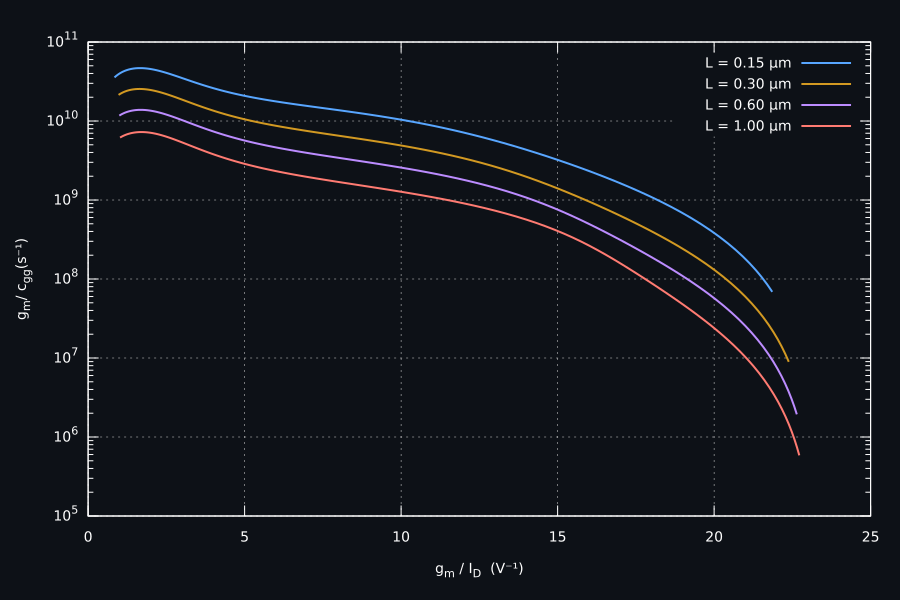

Write gnuplot code to recreate this figure.

set terminal svg size 900,600 enhanced font "DejaVu Sans,14"  background rgb "#0d1117"
set output "gm_cgg_vs_gm_id.svg"

set border lc rgb "#ffffff"
set tics textcolor rgb "#ffffff"
set xlabel "g_m / I_D  (V⁻¹)" textcolor rgb "#ffffff"
set ylabel "g_m / c_{gg} (s⁻¹)" textcolor rgb "#ffffff"

set grid lc rgb "#dddddd" lw 0.5
set logscale y
set format y "10^{%T}"

set lmargin 9
set rmargin 3
set tmargin 2
set bmargin 4
set key right top textcolor "#ffffff"

plot \
    "pmos_l0p35_tt.dat"  using 5:8 with lines lw 2 lc rgb "#58a6ff" title "L = 0.15 µm", \
    "pmos_l0p5_tt.dat"  using 5:8 with lines lw 2 lc rgb "#d29922" title "L = 0.30 µm", \
    "pmos_l0p7_tt.dat"  using 5:8 with lines lw 2 lc rgb "#bc8cff" title "L = 0.60 µm", \
    "pmos_l1p0_tt.dat"  using 5:8 with lines lw 2 lc rgb "#ff7b72" title "L = 1.00 µm"
